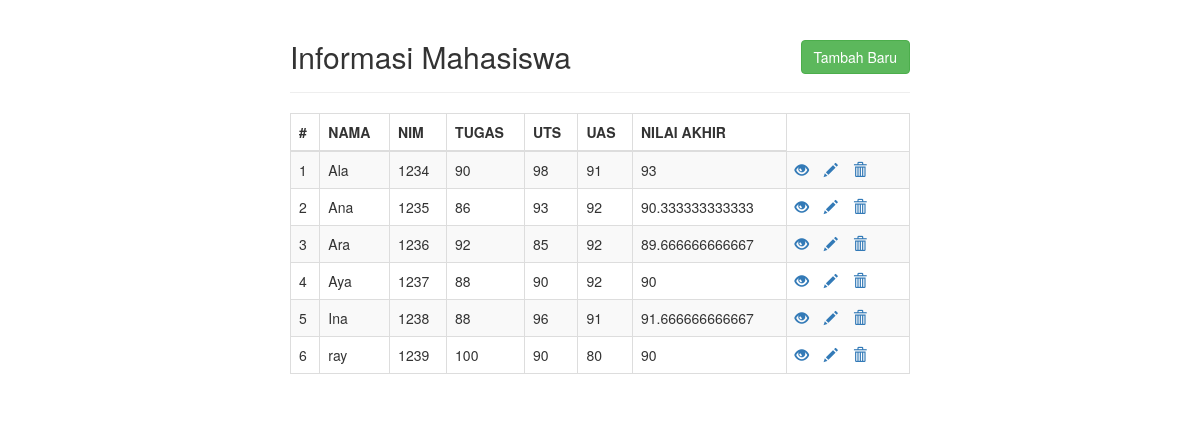
The page / on the database its author committed.
### tables this page shows
CREATE TABLE `mahasiswa` (
  `id` int(11) NOT NULL,
  `name` varchar(20) NOT NULL,
  `nim` int(5) NOT NULL,
  `tugas` int(5) NOT NULL,
  `uts` int(5) NOT NULL,
  `uas` int(5) NOT NULL
);

### index.php (the view, shortened to what this page needs)
<!DOCTYPE html>
<html lang="en">
<head>
    <link rel="stylesheet" href="https://maxcdn.bootstrapcdn.com/bootstrap/3.3.7/css/bootstrap.css">
</head>
<body>
    <div class="wrapper">
        <div class="container-fluid">
            <div class="row">
                <div class="col-md-12">
                    <div class="page-header clearfix">
                        <h2 class="pull-left">Informasi Mahasiswa</h2>
                        <a href="create.php" class="btn btn-success pull-right">Tambah Baru</a>
                    </div>
                    <?php
                    require_once "config.php";
                    $sql = "SELECT * FROM mahasiswa";
                    if($result = mysqli_query($link, $sql)){
                        if(mysqli_num_rows($result) > 0){
                            echo "<table class='table table-bordered table-striped'>";
                                echo "<thead>";
                                    echo "<tr>";
                                        echo "<th>#</th>";
                                        echo "<th>NAMA</th>";
                                        echo "<th>NIM</th>";
                                        echo "<th>TUGAS</th>";
                                        echo "<th>UTS</th>";
                                        echo "<th>UAS</th>";
                                        echo "<th>NILAI AKHIR</th>";
                                    echo "</tr>";
                                echo "</thead>";
                                echo "<tbody>";
                                while($row = mysqli_fetch_array($result)){
                                    echo "<tr>";
                                        echo "<td>" . $row['id'] . "</td>";
                                        echo "<td>".$row['name']."</td>";
                                        echo "<td>".$row['nim']."</td>";
                                        echo "<td>".$row['tugas']."</td>";
                                        echo "<td>".$row['uts']."</td>";
                                        echo "<td>".$row['uas']."</td>";
                                        echo "<td>".$row['nilai_akhir'] = ($row["tugas"]+$row["uts"]+$row["uas"])/3 ."</td>";
                                        echo "<td>";
                                            echo "<a href='read.php?id=". $row['id'] ."' title='View Record' data-toggle='tooltip'><span class='glyphicon glyphicon-eye-open'></span></a>";
                                            echo "<a href='update.php?id=". $row['id'] ."' title='Update Record' data-toggle='tooltip'><span class='glyphicon glyphicon-pencil'></span></a>";
                                            echo "<a href='delete.php?id=". $row['id'] ."' title='Delete Record' data-toggle='tooltip'><span class='glyphicon glyphicon-trash'></span></a>";
                                        echo "</td>";
                                    echo "</tr>";
                                }
                                echo "</tbody>";
                            echo "</table>";
                        } else{
                            echo "<p class='lead'><em>No records were found.</em></p>";
                        }
                    } else{
                        echo "ERROR: Could not able to execute $sql. " . mysqli_error($link);
                    }
                    ?>
                </div>
            </div>
        </div>
    </div>
</body>
</html>

### index.php (style rules this page uses)
.wrapper { width: 650px; margin: 0 auto; }
.page-header h2 { margin-top: 0; }
table tr td:last-child a { margin-right: 15px; }

### rows shown on the page
mahasiswa: id "1", name "Ala", nim "1234", tugas "90", uts "98", uas "91", ($row["tugas"]+$row["uts"]+$row["uas"])/3 "93"
mahasiswa: id "2", name "Ana", nim "1235", tugas "86", uts "93", uas "92", ($row["tugas"]+$row["uts"]+$row["uas"])/3 "90.333333333333"
mahasiswa: id "3", name "Ara", nim "1236", tugas "92", uts "85", uas "92", ($row["tugas"]+$row["uts"]+$row["uas"])/3 "89.666666666667"
mahasiswa: id "4", name "Aya", nim "1237", tugas "88", uts "90", uas "92", ($row["tugas"]+$row["uts"]+$row["uas"])/3 "90"
mahasiswa: id "5", name "Ina", nim "1238", tugas "88", uts "96", uas "91", ($row["tugas"]+$row["uts"]+$row["uas"])/3 "91.666666666667"
mahasiswa: id "6", name "ray", nim "1239", tugas "100", uts "90", uas "80", ($row["tugas"]+$row["uts"]+$row["uas"])/3 "90"
